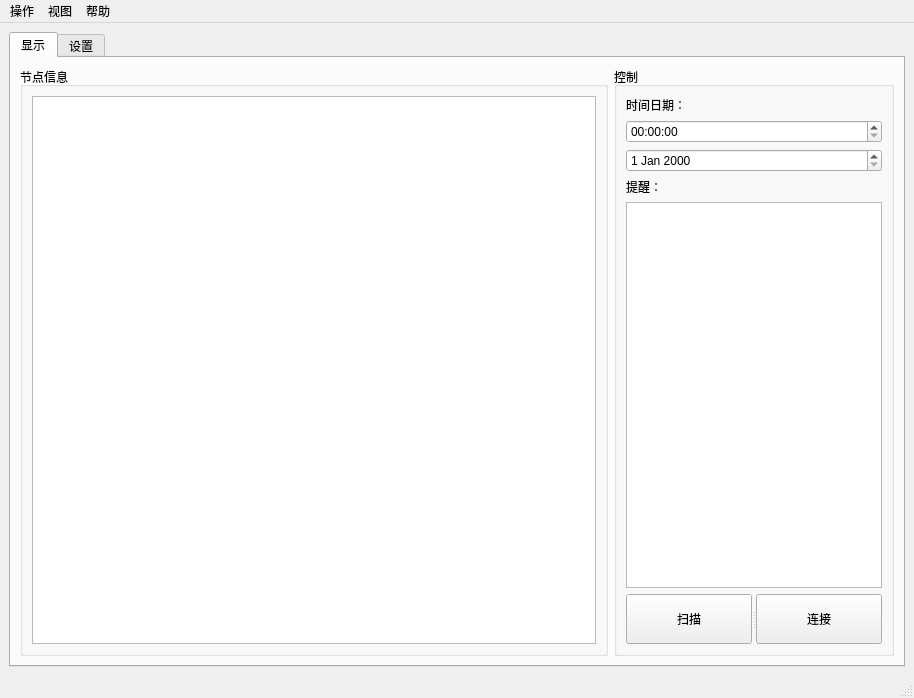
<?xml version="1.0" encoding="UTF-8"?>
<ui version="4.0">
 <class>MainWindow</class>
 <widget class="QMainWindow" name="MainWindow">
  <property name="geometry">
   <rect>
    <x>0</x>
    <y>0</y>
    <width>914</width>
    <height>698</height>
   </rect>
  </property>
  <property name="windowTitle">
   <string>MainWindow</string>
  </property>
  <widget class="QWidget" name="centralwidget">
   <layout class="QHBoxLayout" name="horizontalLayout">
    <item>
     <widget class="QTabWidget" name="tab_display">
      <property name="currentIndex">
       <number>0</number>
      </property>
      <widget class="QWidget" name="tab">
       <attribute name="title">
        <string>显示</string>
       </attribute>
       <layout class="QHBoxLayout" name="horizontalLayout_2">
        <item>
         <widget class="QGroupBox" name="previewerBox">
          <property name="sizePolicy">
           <sizepolicy hsizetype="Expanding" vsizetype="Expanding">
            <horstretch>0</horstretch>
            <verstretch>0</verstretch>
           </sizepolicy>
          </property>
          <property name="maximumSize">
           <size>
            <width>16777215</width>
            <height>16777215</height>
           </size>
          </property>
          <property name="title">
           <string>节点信息</string>
          </property>
          <layout class="QGridLayout" name="gridLayout">
           <item row="0" column="0">
            <widget class="QTableWidget" name="table_node_info">
             <property name="selectionBehavior">
              <enum>QAbstractItemView::SelectRows</enum>
             </property>
             <property name="columnCount">
              <number>0</number>
             </property>
            </widget>
           </item>
          </layout>
         </widget>
        </item>
        <item>
         <widget class="QGroupBox" name="groupBox">
          <property name="sizePolicy">
           <sizepolicy hsizetype="Preferred" vsizetype="Preferred">
            <horstretch>0</horstretch>
            <verstretch>0</verstretch>
           </sizepolicy>
          </property>
          <property name="maximumSize">
           <size>
            <width>280</width>
            <height>16777215</height>
           </size>
          </property>
          <property name="title">
           <string>控制</string>
          </property>
          <layout class="QVBoxLayout" name="verticalLayout">
           <item>
            <widget class="QLabel" name="label_2">
             <property name="text">
              <string>时间日期：</string>
             </property>
            </widget>
           </item>
           <item>
            <widget class="QTimeEdit" name="timeEdit"/>
           </item>
           <item>
            <widget class="QDateEdit" name="dateEdit"/>
           </item>
           <item>
            <widget class="QLabel" name="label">
             <property name="text">
              <string>提醒：</string>
             </property>
            </widget>
           </item>
           <item>
            <widget class="QPlainTextEdit" name="plainTextEdit"/>
           </item>
           <item>
            <widget class="QSplitter" name="splitter">
             <property name="minimumSize">
              <size>
               <width>0</width>
               <height>50</height>
              </size>
             </property>
             <property name="orientation">
              <enum>Qt::Horizontal</enum>
             </property>
             <widget class="QPushButton" name="button_scan">
              <property name="text">
               <string>扫描</string>
              </property>
              <property name="checkable">
               <bool>false</bool>
              </property>
             </widget>
             <widget class="QPushButton" name="button_open_serial">
              <property name="text">
               <string>连接</string>
              </property>
             </widget>
            </widget>
           </item>
          </layout>
          <zorder>splitter</zorder>
          <zorder>dateEdit</zorder>
          <zorder>plainTextEdit</zorder>
          <zorder>label</zorder>
          <zorder>label_2</zorder>
          <zorder>timeEdit</zorder>
         </widget>
        </item>
       </layout>
      </widget>
      <widget class="QWidget" name="tab_2">
       <attribute name="title">
        <string>设置</string>
       </attribute>
       <layout class="QHBoxLayout" name="horizontalLayout_3">
        <item>
         <widget class="QGroupBox" name="groupBox_2">
          <property name="title">
           <string>范围显示</string>
          </property>
          <layout class="QVBoxLayout" name="verticalLayout_2">
           <item>
            <widget class="QTableWidget" name="table_range_display">
             <property name="editTriggers">
              <set>QAbstractItemView::AnyKeyPressed|QAbstractItemView::DoubleClicked|QAbstractItemView::EditKeyPressed</set>
             </property>
            </widget>
           </item>
           <item>
            <widget class="QSplitter" name="splitter_2">
             <property name="orientation">
              <enum>Qt::Horizontal</enum>
             </property>
             <widget class="QLabel" name="label_3">
              <property name="text">
               <string>信息显示：</string>
              </property>
             </widget>
             <widget class="QLineEdit" name="line_config_status"/>
             <widget class="QPushButton" name="pushButton_config">
              <property name="text">
               <string>设置生效</string>
              </property>
             </widget>
             <widget class="QPushButton" name="pushButton_save">
              <property name="text">
               <string>保存参数</string>
              </property>
             </widget>
            </widget>
           </item>
          </layout>
         </widget>
        </item>
       </layout>
      </widget>
     </widget>
    </item>
   </layout>
  </widget>
  <widget class="QMenuBar" name="menubar">
   <property name="geometry">
    <rect>
     <x>0</x>
     <y>0</y>
     <width>914</width>
     <height>23</height>
    </rect>
   </property>
   <widget class="QMenu" name="menu">
    <property name="title">
     <string>操作</string>
    </property>
    <addaction name="menu_config_serial"/>
    <addaction name="action_scan_node"/>
    <addaction name="action_5"/>
    <addaction name="separator"/>
    <addaction name="action_7"/>
    <addaction name="action_8"/>
    <addaction name="menu_exit"/>
   </widget>
   <widget class="QMenu" name="menu_2">
    <property name="title">
     <string>视图</string>
    </property>
    <addaction name="action_3"/>
    <addaction name="action_10"/>
    <addaction name="action_11"/>
   </widget>
   <widget class="QMenu" name="menu_3">
    <property name="title">
     <string>帮助</string>
    </property>
    <addaction name="action"/>
    <addaction name="action_2"/>
   </widget>
   <addaction name="menu"/>
   <addaction name="menu_2"/>
   <addaction name="menu_3"/>
  </widget>
  <widget class="QStatusBar" name="statusbar"/>
  <action name="action">
   <property name="text">
    <string>调试</string>
   </property>
  </action>
  <action name="action_2">
   <property name="text">
    <string>关于</string>
   </property>
  </action>
  <action name="action_3">
   <property name="text">
    <string>查看全部</string>
   </property>
  </action>
  <action name="action_scan_node">
   <property name="text">
    <string>扫描节点</string>
   </property>
  </action>
  <action name="action_5">
   <property name="text">
    <string>增加节点</string>
   </property>
  </action>
  <action name="action_7">
   <property name="text">
    <string>保存配置</string>
   </property>
  </action>
  <action name="action_8">
   <property name="text">
    <string>配置另存为</string>
   </property>
  </action>
  <action name="menu_exit">
   <property name="text">
    <string>退出</string>
   </property>
  </action>
  <action name="action_10">
   <property name="text">
    <string>单独查看</string>
   </property>
  </action>
  <action name="action_11">
   <property name="text">
    <string>曲线视图</string>
   </property>
  </action>
  <action name="menu_config_serial">
   <property name="text">
    <string>配置串口</string>
   </property>
  </action>
 </widget>
 <resources/>
 <connections>
  <connection>
   <sender>menu_exit</sender>
   <signal>triggered()</signal>
   <receiver>MainWindow</receiver>
   <slot>close()</slot>
   <hints>
    <hint type="sourcelabel">
     <x>-1</x>
     <y>-1</y>
    </hint>
    <hint type="destinationlabel">
     <x>451</x>
     <y>362</y>
    </hint>
   </hints>
  </connection>
 </connections>
</ui>
